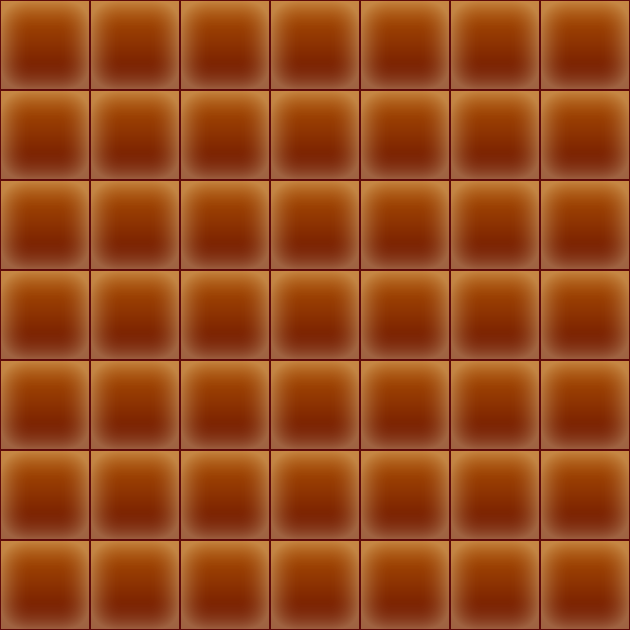

A 2D game scene composited from a Tiled map and its tileset images. What follows is a short description and the map's XML, with each tile layer's data collapsed to a summary:
An orthogonal 7x7 tile map with 90x90 px tiles, 1 tile layer (Layer).

<map version="1.0" orientation="orthogonal" width="7" height="7" tilewidth="90" tileheight="90">
 <tileset firstgid="1" name="NewPrettyTile" tilewidth="90" tileheight="90">
  <image source="NewPrettyTile.png" trans="ffffff" width="630" height="630" />
 </tileset>
 <layer name="Layer" width="7" height="7">
  <data>[49 cells, 49 non-empty, 49 distinct tile ids]</data>
 </layer>
</map>
